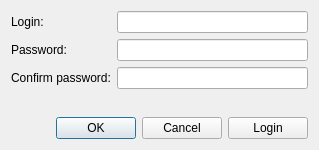
<?xml version="1.0" encoding="UTF-8"?>
<ui version="4.0">
 <class>RegistrationForm</class>
 <widget class="QWidget" name="RegistrationForm">
  <property name="geometry">
   <rect>
    <x>0</x>
    <y>0</y>
    <width>319</width>
    <height>150</height>
   </rect>
  </property>
  <property name="windowTitle">
   <string>Form</string>
  </property>
  <layout class="QVBoxLayout" name="verticalLayout_2">
   <item>
    <layout class="QVBoxLayout" name="verticalLayout">
     <item>
      <layout class="QFormLayout" name="formLayout">
       <item row="0" column="0">
        <widget class="QLabel" name="label">
         <property name="text">
          <string>Login:</string>
         </property>
        </widget>
       </item>
       <item row="0" column="1">
        <widget class="QLineEdit" name="loginEdit"/>
       </item>
       <item row="1" column="0">
        <widget class="QLabel" name="label_2">
         <property name="text">
          <string>Password:</string>
         </property>
        </widget>
       </item>
       <item row="1" column="1">
        <widget class="QLineEdit" name="passwordEdit">
         <property name="echoMode">
          <enum>QLineEdit::Password</enum>
         </property>
        </widget>
       </item>
       <item row="2" column="0">
        <widget class="QLabel" name="label_3">
         <property name="text">
          <string>Confirm password:</string>
         </property>
        </widget>
       </item>
       <item row="2" column="1">
        <widget class="QLineEdit" name="passwordConfirmEdit">
         <property name="echoMode">
          <enum>QLineEdit::Password</enum>
         </property>
        </widget>
       </item>
      </layout>
     </item>
     <item>
      <spacer name="verticalSpacer">
       <property name="orientation">
        <enum>Qt::Vertical</enum>
       </property>
       <property name="sizeHint" stdset="0">
        <size>
         <width>20</width>
         <height>40</height>
        </size>
       </property>
      </spacer>
     </item>
     <item>
      <layout class="QHBoxLayout" name="horizontalLayout">
       <item>
        <widget class="QDialogButtonBox" name="buttonBox">
         <property name="standardButtons">
          <set>QDialogButtonBox::Cancel|QDialogButtonBox::Ok</set>
         </property>
        </widget>
       </item>
       <item>
        <widget class="QPushButton" name="loginButton">
         <property name="text">
          <string>Login</string>
         </property>
        </widget>
       </item>
      </layout>
     </item>
    </layout>
   </item>
  </layout>
 </widget>
 <resources/>
 <connections/>
</ui>
